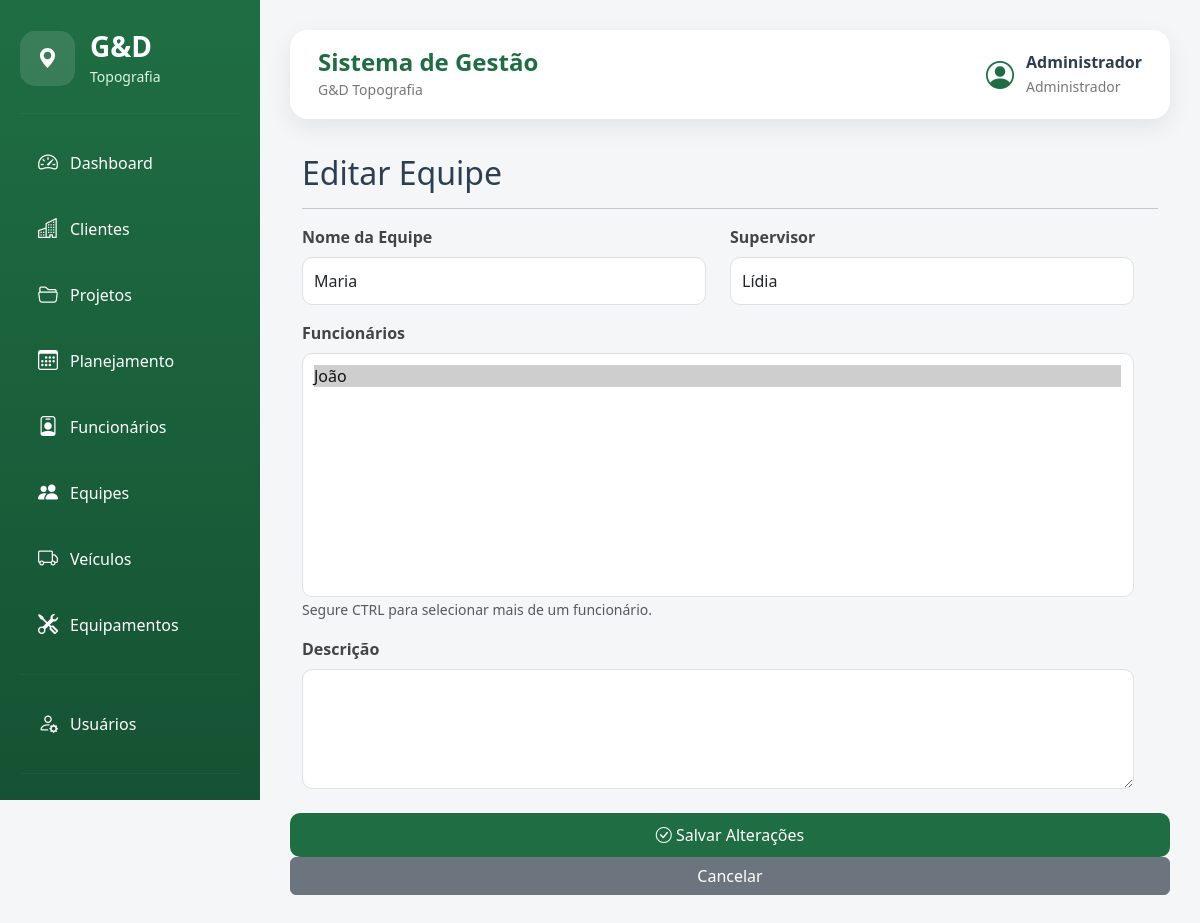
The page /equipes/editar/1 (signed in) on the database its author committed.
### models/usuario.py (models this page shows, shortened)
class Usuario(UserMixin, db.Model):
    __tablename__ = "usuarios"
    id = db.Column(db.Integer, primary_key=True)
    nome = db.Column(db.String(100), nullable=False)
    email = db.Column(db.String(120), unique=True, nullable=False)
    senha = db.Column(db.String(255), nullable=False)
    perfil = db.Column(
        db.String(50),
        nullable=False,
        default="Administrador"
    )
    ativo = db.Column(
        db.Boolean,
        nullable=False,
        default=True
    )
    data_criacao = db.Column(
        db.DateTime,
        default=datetime.utcnow
    )
    ultimo_login = db.Column(
        db.DateTime,
        nullable=True
    )
    ultimo_acesso = db.Column(
        db.DateTime,
        nullable=True
    )
    foto = db.Column(
        db.String(255),
        nullable=True
    )
    telefone = db.Column(
        db.String(20),
        nullable=True
    )
    observacoes = db.Column(
        db.Text,
        nullable=True
    )

### models/equipe.py (models this page shows)
class Equipe(db.Model):
    __tablename__ = "equipes"
    id = db.Column(db.Integer, primary_key=True)
    nome = db.Column(db.String(100), nullable=False)
    supervisor = db.Column(db.String(100))
    descricao = db.Column(db.Text)
    funcionarios = db.relationship(
        "Funcionario",
        secondary=equipe_funcionario,
        backref="equipes"
    )

### routes/equipes.py (the view)
@equipes.route("/equipes/editar/<int:id>")
@login_required
def editar_equipe(id):
    equipe = Equipe.query.get_or_404(id)
    funcionarios = Funcionario.query.order_by(
        Funcionario.nome
    ).all()
    return render_template(
        "editar_equipe.html",
        equipe=equipe,
        funcionarios=funcionarios
    )

### app.py (called while the page is built)
@app.context_processor
def inject_csrf_token():
    return dict(csrf_token=generate_csrf)

@login_manager.user_loader
def load_user(user_id):
    return Usuario.query.get(int(user_id))

### templates/editar_equipe.html (shortened to what this page needs)
{% extends "layout/base.html" %}
{% block content %}
<div class="container-fluid">
    <h2>Editar Equipe</h2>
    <hr>
    <form action="/equipes/atualizar/{{ equipe.id }}" method="POST">
        <form action="/clientes/salvar" method="POST">
    <div class="row">
        <div class="row">
            <div class="col-md-6 mb-3">
                <label class="form-label">Nome da Equipe</label>
                <input
                    type="text"
                    class="form-control"
                    name="nome"
                    value="{{ equipe.nome }}"
                    required>
            </div>
            <div class="col-md-6 mb-3">
                <label class="form-label">Supervisor</label>
                <input
                    type="text"
                    class="form-control"
                    name="supervisor"
                    value="{{ equipe.supervisor }}">
            </div>
            <div class="col-md-12 mb-3">
                <label class="form-label">
                    Funcionários
                </label>
                <select
                    class="form-select"
                    name="funcionarios"
                    multiple
                    size="10">
                    {% for funcionario in funcionarios %}
                        <option
                            value="{{ funcionario.id }}"
                            {% if funcionario in equipe.funcionarios %}
                                selected
                            {% endif %}>
                            {{ funcionario.nome }}
                        </option>
                    {% endfor %}
                </select>
                <small class="text-muted">
                    Segure CTRL para selecionar mais de um funcionário.
                </small>
            </div>
            <div class="col-md-12 mb-4">
                <label class="form-label">
                    Descrição
                </label>
                <textarea
                    class="form-control"
                    rows="4"
                    name="descricao">{{ equipe.descricao }}</textarea>
            </div>
        </div>
        <button class="btn btn-success">
            <i class="bi bi-check-circle"></i>
            Salvar Alterações
        </button>
        <a href="/equipes" class="btn btn-secondary">
            Cancelar
        </a>
    </form>
</div>
{% endblock %}

### templates/layout/base.html (shortened to what this page needs)
<!DOCTYPE html>
<html lang="pt-BR">
<head>
    <link href="https://cdn.jsdelivr.net/npm/bootstrap@5.3.3/dist/css/bootstrap.min.css" rel="stylesheet">
    <link href="https://cdn.jsdelivr.net/npm/bootstrap-icons@1.11.3/font/bootstrap-icons.css" rel="stylesheet">
    <link rel="stylesheet" href="{{ url_for('static', filename='css/style.css') }}">
</head>
<body>
    <div class="sidebar">
        <div class="logo">
            <div class="logo-icon">
                <i class="bi bi-geo-alt-fill"></i>
            </div>
            <div>
                <h3>G&D</h3>
                <small>Topografia</small>
            </div>
        </div>
        <hr>
        <a href="{{ url_for('dashboard.inicio') }}">
            <i class="bi bi-speedometer2"></i>
            <span>Dashboard</span>
        </a>
        <a href="{{ url_for('clientes.listar_clientes') }}">
            <i class="bi bi-buildings"></i>
            <span>Clientes</span>
        </a>
        <a href="{{ url_for('projetos.listar_projetos') }}">
            <i class="bi bi-folder2-open"></i>
            <span>Projetos</span>
        </a>
        <a href="{{ url_for('planejamento.listar_planejamento') }}">
            <i class="bi bi-calendar3"></i>
            <span>Planejamento</span>
        </a>
        <a href="{{ url_for('funcionarios.listar_funcionarios') }}">
            <i class="bi bi-person-badge"></i>
            <span>Funcionários</span>
        </a>
        <a href="{{ url_for('equipes.listar_equipes') }}">
            <i class="bi bi-people-fill"></i>
            <span>Equipes</span>
        </a>
        <a href="{{ url_for('veiculos.listar_veiculos') }}">
            <i class="bi bi-truck"></i>
            <span>Veículos</span>
        </a>
        <a href="{{ url_for('equipamentos.listar_equipamentos') }}">
            <i class="bi bi-tools"></i>
            <span>Equipamentos</span>
        </a>
        <hr>
        <a href="{{ url_for('usuarios.listar_usuarios') }}">
            <i class="bi bi-person-gear"></i>
            <span>Usuários</span>
        </a>
        <hr>
        <a href="{{ url_for('auth.logout') }}">
        </a>
    </div>
    <div class="conteudo">
        <div class="topbar">
            <div>
                <h4>Sistema de Gestão</h4>
                <small>G&D Topografia</small>
            </div>
            <div class="topbar-right">
                <div class="usuario">
                    <i class="bi bi-person-circle fs-3"></i>
                    <div>
                        <strong>
                            {{ current_user.nome }}
                        </strong>
                        <small>
                            {{ current_user.perfil }}
                        </small>
                    </div>
                </div>
            </div>
        </div>
        {% block content %}
        {% endblock %}
    </div>
</body>
</html>

### static/css/style.css (style rules this page uses)
:root { --verde-principal:#1F6E43; --verde-secundario:#2E8B57; --verde-escuro:#155233; --cinza-claro:#F4F6F8; --cinza:#D8DEE4; --texto:#2C3E50; --branco:#FFFFFF; --sombra:0 8px 25px rgba(0,0,0,.08); --radius:18px; }
* { margin:0; padding:0; box-sizing:border-box; }
body { background:var(--cinza-claro); font-family:"Segoe UI",Tahoma,Geneva,Verdana,sans-serif; color:var(--texto); overflow-x:hidden; }
.sidebar { position:fixed; top:0; left:0; width:260px; height:100vh; background:linear-gradient( 180deg, var(--verde-principal), var(--verde-escuro) ); color:white; padding:30px 20px; overflow-y:auto; overflow-x:hidden; z-index:1000; }
.logo { display:flex; align-items:center; gap:15px; margin-bottom:25px; }
.logo-icon { width:55px; height:55px; border-radius:15px; background:rgba(255,255,255,.12); display:flex; align-items:center; justify-content:center; font-size:28px; }
.logo h3 { margin:0; font-weight:700; }
.logo small { color:#d9f6df; }
.sidebar hr { border-color:rgba(255,255,255,.15); margin:20px 0; }
.sidebar a { display:flex; align-items:center; gap:12px; color:white; text-decoration:none; padding:14px 18px; border-radius:12px; margin-bottom:8px; transition:.25s; }
.sidebar i { font-size:20px; }
.conteudo { margin-left:260px; width:calc(100% - 260px); min-height:100vh; padding:30px; }
.topbar { background:white; border-radius:18px; padding:18px 28px; display:flex; justify-content:space-between; align-items:center; margin-bottom:35px; box-shadow:var(--sombra); }
.topbar h4 { margin:0; color:var(--verde-principal); font-weight:700; }
.topbar small { color:#777; }
.topbar-right { display:flex; align-items:center; gap:20px; }
.usuario { display:flex; align-items:center; gap:12px; }
.usuario i { color:var(--verde-principal); }
.usuario strong { display:block; }
.usuario small { color:#777; }
.btn-success { background:var(--verde-principal); border:none; border-radius:10px; padding:10px 18px; }
.form-control, .form-select { border-radius:10px; padding:11px; }
.form-label { font-weight:600; color:#444; }

### rows shown on the page
Usuario: nome "Administrador", perfil "Administrador"
Equipe: nome "Maria", supervisor "Lídia"

### other values the page prints
form field funcionarios "João ☑"
